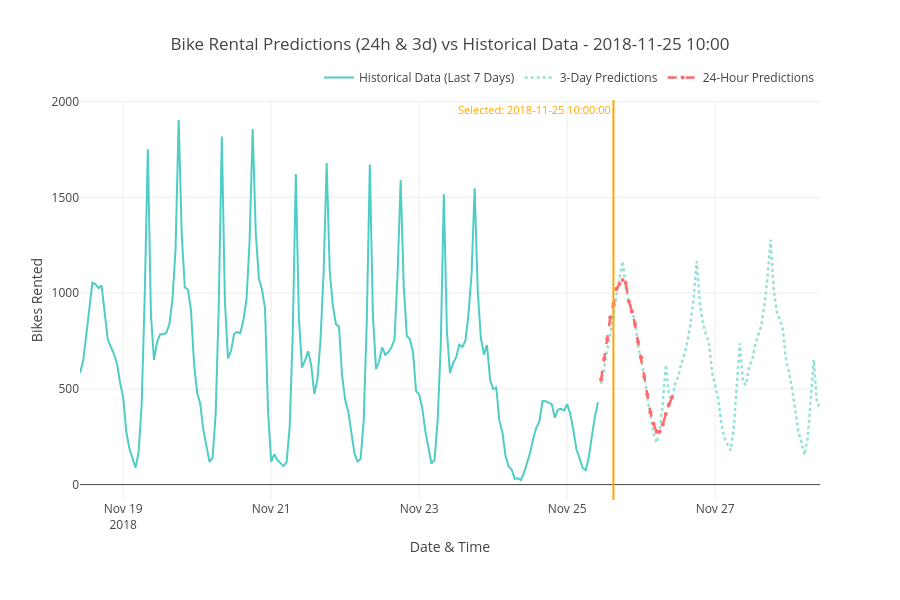

Notebook source saved alongside this figure:
### Code cell
# Add vertical line for selected datetime
selected_unix = int(selected_datetime.timestamp()) * 1000

fig.add_vline(
    x=selected_unix,
    line_color="orange",
    line_width=2,
    annotation_text=f"Selected: {selected_datetime_str}",
    annotation_position="top left",
    annotation_font_size=11,
    annotation_font_color="orange"
)

# Update layout
fig.update_layout(
    title=f"Bike Rental Predictions (24h & 3d) vs Historical Data - {selected_date.strftime('%Y-%m-%d')} {selected_hour:02d}:00",
    xaxis_title="Date & Time",
    yaxis_title="Bikes Rented",
    hovermode='x unified',
    height=600,
    showlegend=True,
    legend=dict(
        orientation="h",
        yanchor="bottom",
        y=1.02,
        xanchor="right",
        x=1
    ),
    margin=dict(b=100)
)
